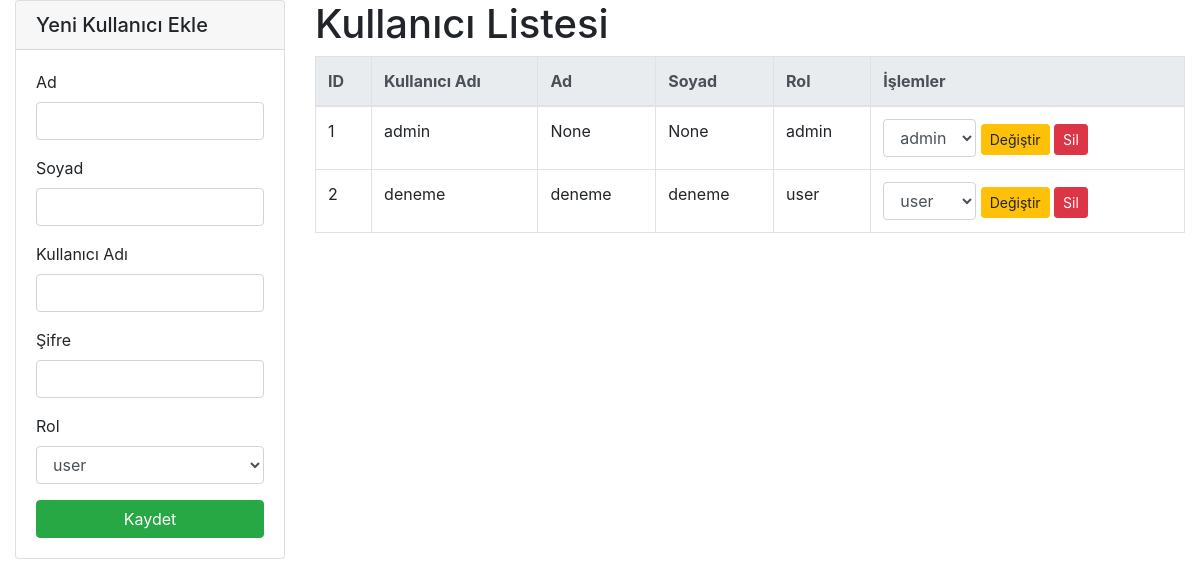
/admin/users (signed in), run on an earlier commit of the app's database.
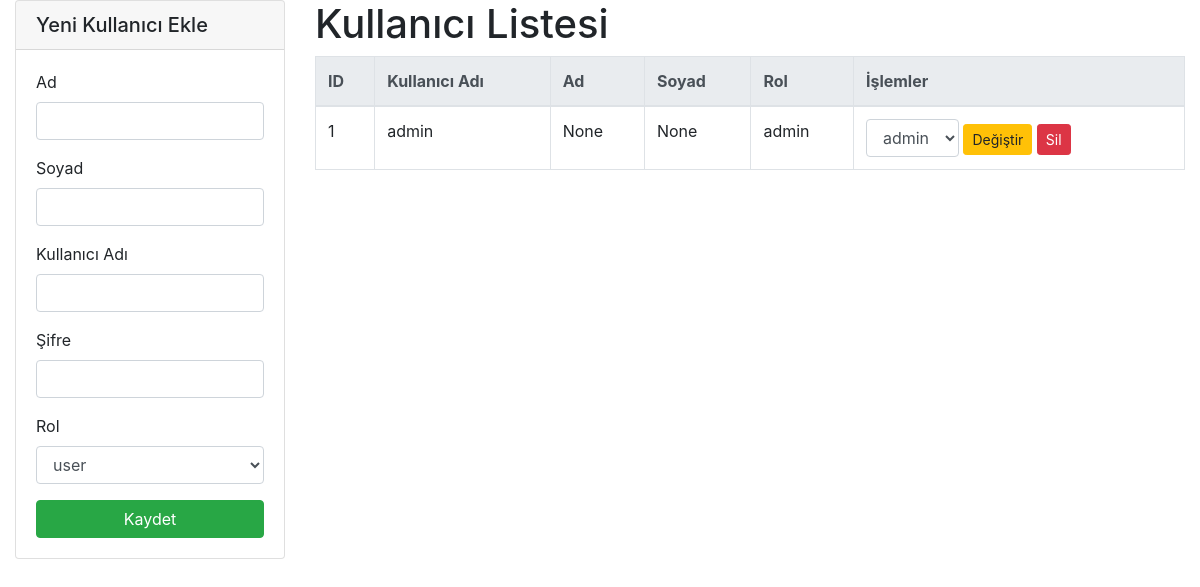
And on a later commit of the database.
### models.py (models this page shows)
class User(UserMixin, db.Model):
    __tablename__ = 'users'
    id = db.Column(db.Integer, primary_key=True)
    username = db.Column(db.String(80), unique=True, nullable=False)
    password = db.Column(db.String(120), nullable=False)
    role = db.Column(db.String(20), nullable=False, default='user')
    first_name = db.Column(db.String(50))
    last_name = db.Column(db.String(50))

### app.py (the view)
@app.route('/admin/users')
@login_required
@admin_required
def admin_users():
    users = User.query.order_by(User.id).all()
    return render_template('users.html', users=users)

### app.py (called while the page is built)
@login_manager.user_loader
def load_user(user_id):
    return db.session.get(User, int(user_id))

def admin_required(f):
    from functools import wraps
    @wraps(f)
    def decorated_function(*args, **kwargs):
        if not current_user.is_authenticated or current_user.role != 'admin':
            abort(403)
        return f(*args, **kwargs)
    return decorated_function

@app.before_request
def before_request():
    if (not current_user.is_authenticated and
        request.endpoint not in ['login', 'static'] and
        not request.path.startswith('/static/')):
        return redirect(url_for('login', next=request.url))

### templates/users.html (shortened to what this page needs)
<!DOCTYPE html>
<html lang="tr">
<head>
    <link rel="stylesheet" href="https://stackpath.bootstrapcdn.com/bootstrap/4.5.2/css/bootstrap.min.css">
</head>
<body>
<div class="container-fluid">
    <div class="row">
        <div class="col-md-3">
            <div class="card mb-3">
                <div class="card-header">
                    <h5 class="mb-0">Yeni Kullanıcı Ekle</h5>
                </div>
                <div class="card-body">
                    <form action="{{ url_for('create_user_route') }}" method="post">
                        <div class="form-group">
                            <label for="first_name">Ad</label>
                            <input type="text" name="first_name" class="form-control">
                        </div>
                        <div class="form-group">
                            <label for="last_name">Soyad</label>
                            <input type="text" name="last_name" class="form-control">
                        </div>
                        <div class="form-group">
                            <label for="username">Kullanıcı Adı</label>
                            <input type="text" name="username" class="form-control" required>
                        </div>
                        <div class="form-group">
                            <label for="password">Şifre</label>
                            <input type="password" name="password" class="form-control" required>
                        </div>
                        <div class="form-group">
                            <label for="role">Rol</label>
                            <select name="role" class="form-control">
                                <option value="user" selected>user</option>
                            </select>
                        </div>
                        <button type="submit" class="btn btn-success btn-block">Kaydet</button>
                    </form>
                </div>
            </div>
        </div>
        <div class="col-md-9">
            <h1>Kullanıcı Listesi</h1>
            {% if users and users|length > 0 %}
            <table class="table table-bordered table-hover">
                <thead class="thead-light">
                    <tr>
                        <th>ID</th>
                        <th>Kullanıcı Adı</th>
                        <th>Ad</th>
                        <th>Soyad</th>
                        <th>Rol</th>
                        <th>İşlemler</th>
                    </tr>
                </thead>
                <tbody>
                {% for u in users %}
                    <tr>
                        <td>{{ u['id'] }}</td>
                        <td>{{ u['username'] }}</td>
                        <td>{{ u['first_name'] }}</td>
                        <td>{{ u['last_name'] }}</td>
                        <td>{{ u['role'] }}</td>
                        <td>
                            <form action="{{ url_for('change_role') }}" method="post" style="display:inline;">
                                <select name="role" class="form-control d-inline-block" style="width:auto;">
                                    <option value="admin" {% if u['role'] == 'admin' %}selected{% endif %}>admin</option>
                                    <option value="user" {% if u['role'] == 'user' %}selected{% endif %}>user</option>
                                </select>
                                <button type="submit" class="btn btn-sm btn-warning">Değiştir</button>
                            </form>
                            <form action="{{ url_for('delete_user') }}" method="post" style="display:inline;">
                                <button type="submit" class="btn btn-sm btn-danger" onclick="return confirm('Bu kullanıcıyı silmek istediğinize emin misiniz?');">
                                    Sil
                                </button>
                            </form>
                        </td>
                    </tr>
                {% endfor %}
                </tbody>
            </table>
            {% else %}
            <div class="alert alert-warning">Kullanıcı bulunamadı.</div>
            {% endif %}
        </div>
    </div>
</div>
</body>
</html>

What changed in the data, as far as the page shows it:
removed User: id "2", username "deneme", first_name "deneme", last_name "deneme", role "user"
